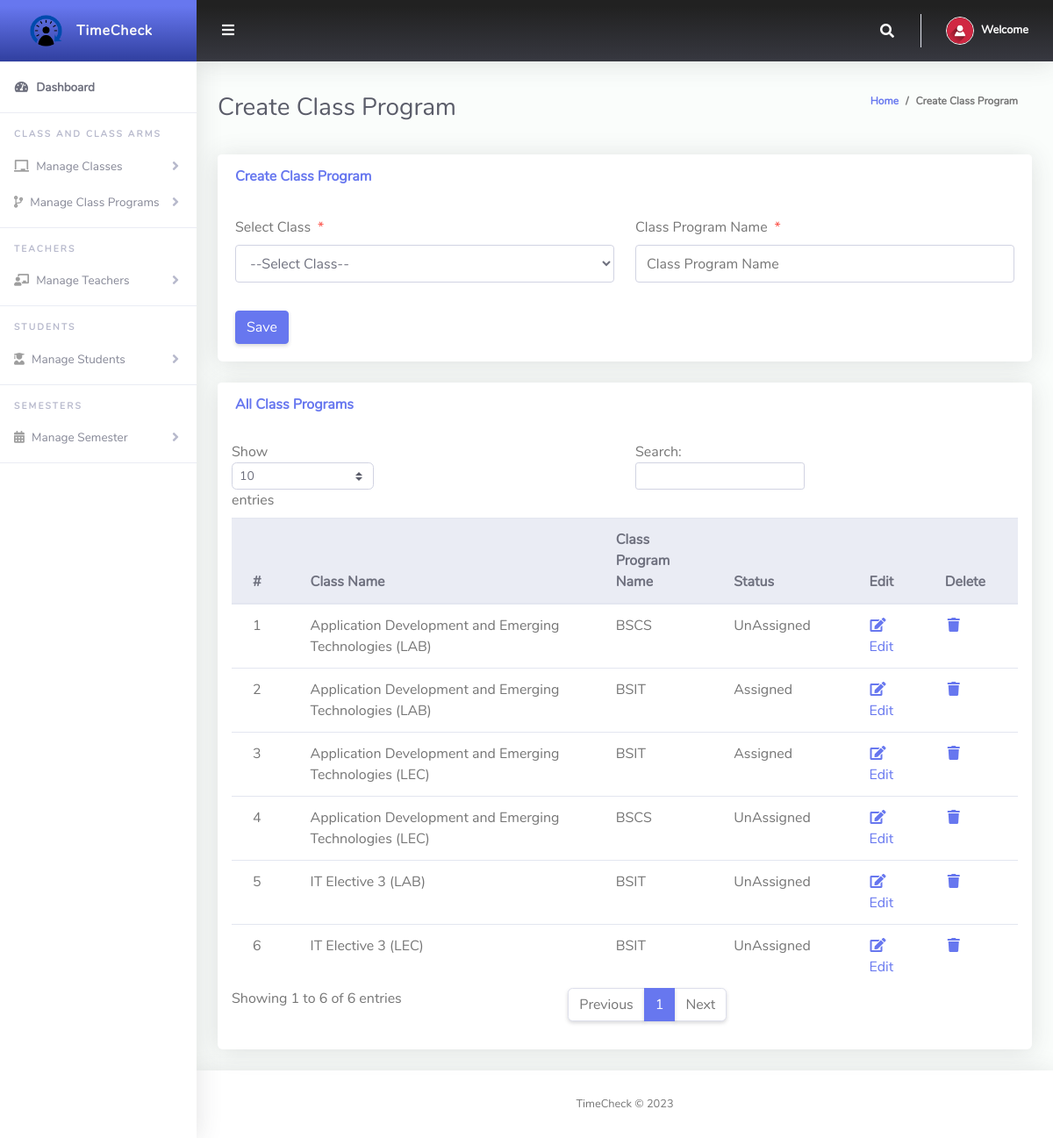
/Admin/createClassArms.php (signed in), run on the app's committed database.
### tables this page shows
CREATE TABLE `tblclassarms` (
  `Id` int(10) NOT NULL,
  `classId` varchar(10) NOT NULL,
  `classArmName` varchar(255) NOT NULL,
  `isAssigned` varchar(10) NOT NULL
);

CREATE TABLE `tblclass` (
  `Id` int(10) NOT NULL,
  `className` varchar(255) NOT NULL
);

### Admin/createClassArms.php (the view, shortened to what this page needs)
<?php
include '../Includes/dbcon.php';
?>
<!DOCTYPE html>
<html lang="en">
<head>
  <link href="../vendor/fontawesome-free/css/all.min.css" rel="stylesheet" type="text/css">
  <link href="../vendor/bootstrap/css/bootstrap.min.css" rel="stylesheet" type="text/css">
  <link href="css/ruang-admin.min.css" rel="stylesheet">
</head>
<body id="page-top">
  <div id="wrapper">
      <?php include "Includes/sidebar.php";?>
    <div id="content-wrapper" class="d-flex flex-column">
      <div id="content">
       <?php include "Includes/topbar.php";?>
        <div class="container-fluid" id="container-wrapper">
          <div class="d-sm-flex align-items-center justify-content-between mb-4">
            <h1 class="h3 mb-0 text-gray-800">Create Class Program</h1>
            <ol class="breadcrumb">
              <li class="breadcrumb-item"><a href="./">Home</a></li>
              <li class="breadcrumb-item active" aria-current="page">Create Class Program</li>
            </ol>
          </div>
          <div class="row">
            <div class="col-lg-12">
              <div class="card mb-4">
                <div class="card-header py-3 d-flex flex-row align-items-center justify-content-between">
                  <h6 class="m-0 font-weight-bold text-primary">Create Class Program</h6>
                </div>
                <div class="card-body">
                  <form method="post">
                    <div class="form-group row mb-3">
                        <div class="col-xl-6">
                        <label class="form-control-label">Select Class<span class="text-danger ml-2">*</span></label>
                         <?php
                        $qry= "SELECT * FROM tblclass ORDER BY className ASC";
                        $result = $conn->query($qry);
                        $num = $result->num_rows;
                        if ($num > 0){
                          echo ' <select required name="classId" class="form-control mb-3">';
                          echo'<option value="">--Select Class--</option>';
                                  echo '</select>';
                              }
                            ?>
                        </div>
                        <div class="col-xl-6">
                        <label class="form-control-label">Class Program Name<span class="text-danger ml-2">*</span></label>
                      <input type="text" class="form-control" name="classArmName" value="<?php echo $row['classArmName'];?>" id="exampleInputFirstName" placeholder="Class Program Name">
                        </div>
                    </div>
                      <?php
                    if (isset($Id))
                    {
                    ?>
                    <button type="submit" name="update" class="btn btn-warning">Update</button>
                    &nbsp;&nbsp;&nbsp;&nbsp;&nbsp;&nbsp;&nbsp;&nbsp;&nbsp;&nbsp;
                    <?php
                    } else {
                    ?>
                    <button type="submit" name="save" class="btn btn-primary">Save</button>
                    <?php
                    }
                    ?>
                  </form>
                </div>
              </div>
                 <div class="row">
              <div class="col-lg-12">
              <div class="card mb-4">
                <div class="card-header py-3 d-flex flex-row align-items-center justify-content-between">
                  <h6 class="m-0 font-weight-bold text-primary">All Class Programs</h6>
                </div>
                <div class="table-responsive p-3">
                  <table class="table align-items-center table-flush table-hover" id="dataTableHover">
                    <thead class="thead-light">
                      <tr>
                        <th>#</th>
                        <th>Class Name</th>
                        <th>Class Program Name</th>
                         <th>Status</th>
                        <th>Edit</th>
                        <th>Delete</th>
                      </tr>
                    </thead>
                    <tbody>
                  <?php
                      $query = "SELECT tblclassarms.Id,tblclassarms.isAssigned,tblclass.className,tblclassarms.classArmName
                      FROM tblclassarms
                      INNER JOIN tblclass ON tblclass.Id = tblclassarms.classId";
                      $rs = $conn->query($query);
                      $num = $rs->num_rows;
                      $sn=0;
                      $status="";
                      if($num > 0)
                      {
                        while ($rows = $rs->fetch_assoc())
                          {
                              if($rows['isAssigned'] == '1'){$status = "Assigned";}else{$status = "UnAssigned";}
                             $sn = $sn + 1;
                            echo"
                              <tr>
                                <td>".$sn."</td>
                                <td>".$rows['className']."</td>
                                <td>".$rows['classArmName']."</td>
                                <td>".$status."</td>
                                <td><a href='?action=edit&Id=".$rows['Id']."'><i class='fas fa-fw fa-edit'></i>Edit</a></td>
                                <td>
                                <a href='?action=delete&Id=".$rows['Id']."' onclick='return confirmDelete()'>
                                  <i class='fas fa-fw fa-trash'></i>
                                </a>
                              </td>
                              </tr>";
                          }
                      }
                      ?>
                    </tbody>
                  </table>
                </div>
              </div>
            </div>
            </div>
          </div>
        </div>
      </div>
       <?php include "Includes/footer.php";?>
    </div>
  </div>
</body>
</html>

### data on the page
tblclassarms: classId.className "Application Development and Emerging Technologies (LAB)", classArmName "BSCS", isAssigned "UnAssigned"
tblclassarms: classId.className "Application Development and Emerging Technologies (LAB)", classArmName "BSIT", isAssigned "Assigned"
tblclassarms: classId.className "Application Development and Emerging Technologies (LEC)", classArmName "BSIT", isAssigned "Assigned"
tblclassarms: classId.className "Application Development and Emerging Technologies (LEC)", classArmName "BSCS", isAssigned "UnAssigned"
tblclassarms: classId.className "IT Elective 3 (LAB)", classArmName "BSIT", isAssigned "UnAssigned"
tblclassarms: classId.className "IT Elective 3 (LEC)", classArmName "BSIT", isAssigned "UnAssigned"
